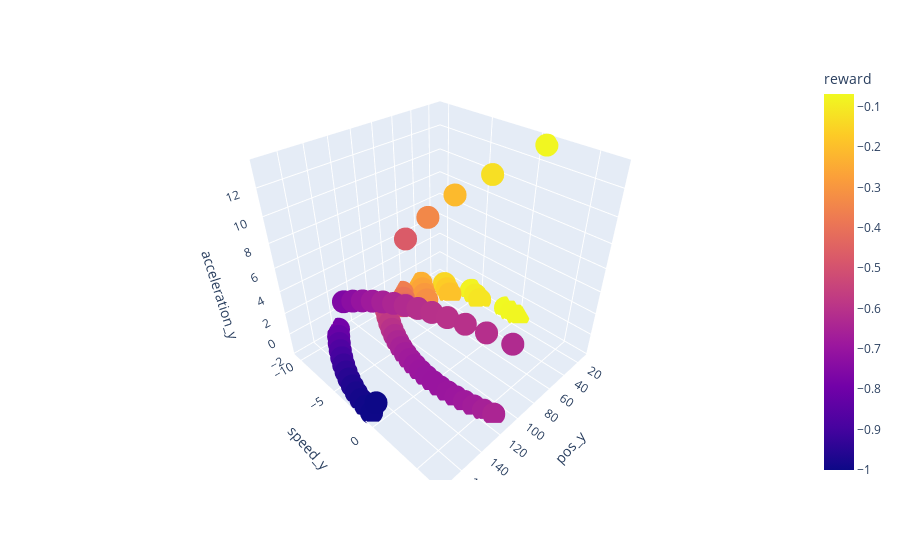

Source (notebook cell):
### Code cell
dt = pd.DataFrame(env.all_states())
dt["iter"] = np.arange(0, dt.shape[0])
dt["reward"] = env.rewards['booster']

fig = px.scatter_3d(dt[:70], 
                    x='pos_y', 
                    y='speed_y', 
                    z='acceleration_y',
              color='reward')
fig.show()
